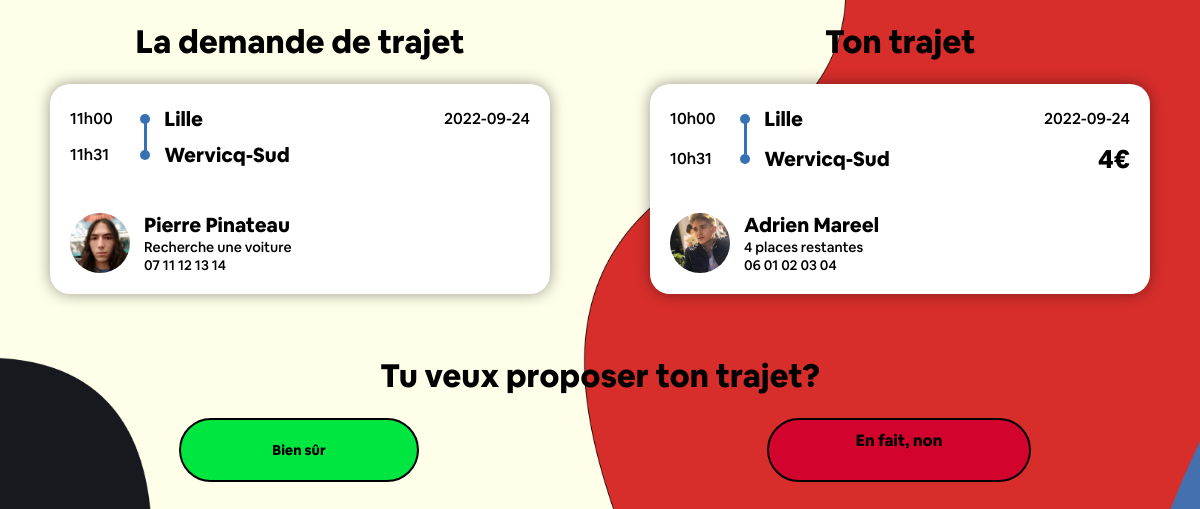
The page /html/proposition.php?typeTrajet=Aller&idTrajet=35 (signed in) on the database its author committed.
### tables this page shows
CREATE TABLE `trajet` (
  `IdTrajet` int(10) NOT NULL,
  `TypeTrajet` varchar(50) NOT NULL,
  `isDemande` tinyint(1) DEFAULT NULL,
  `Description` varchar(255) NOT NULL DEFAULT '',
  `LieuDepart` varchar(50) NOT NULL DEFAULT 'Wervicq-Sud',
  `AdresseDepart` varchar(150) NOT NULL DEFAULT '21 Rue de Linselles',
  `LongitudeDepart` float DEFAULT 3.1134,
  `LatitudeDepart` float NOT NULL DEFAULT 50.7364,
  `LieuArrivee` varchar(50) NOT NULL DEFAULT 'Wervicq-Sud',
  `AdresseArrivee` varchar(150) NOT NULL DEFAULT '21 Rue de Linselles',
  `LongitudeArrivee` float NOT NULL DEFAULT 3.1134,
  `LatitudeArrivee` float NOT NULL DEFAULT 50.7364,
  `DateDepart` date NOT NULL,
  `DateArrivee` date DEFAULT NULL,
  `HeureDepart` time(4) DEFAULT NULL,
  `HeureArrivee` time(4) DEFAULT NULL,
  `DateAjout` date NOT NULL,
  `NbPassagers` int(10) NOT NULL,
  `PlacesRestantes` int(10) NOT NULL DEFAULT 0,
  `Prix` int(10) NOT NULL DEFAULT 0,
  `DisplayTel` tinyint(1) DEFAULT NULL,
  `AnneeEdition` int(10) NOT NULL,
  `IdCompte` int(10) NOT NULL
);

CREATE TABLE `compte` (
  `IdCompte` int(10) NOT NULL,
  `Nom` varchar(40) DEFAULT NULL,
  `Prenom` varchar(40) DEFAULT NULL,
  `Email` varchar(50) DEFAULT NULL,
  `telephone` int(10) DEFAULT NULL,
  `motDePasse` varchar(255) DEFAULT NULL,
  `isAdmin` tinyint(1) NOT NULL DEFAULT 0,
  `PhotoProfil` mediumblob DEFAULT NULL,
  `Description` varchar(255) DEFAULT NULL,
  `isVerif` tinyint(1) NOT NULL DEFAULT 0,
  `DateCreation` timestamp NOT NULL DEFAULT current_timestamp(),
  `lien_verif_mail` varchar(255) NOT NULL,
  `date_verif_mail` timestamp NULL DEFAULT NULL,
  `token_reset_password` varchar(255) NOT NULL,
  `expiration_reset_password` varchar(250) NOT NULL
);

### html/proposition.php (the view, shortened to what this page needs)
<!DOCTYPE html>
<html>
<head>
	<link rel="stylesheet" type="text/css" href="../css/register.css">
	<link rel="stylesheet" type="text/css" href="../css/proposition.css">
</head>
<body>
	<?php
    include 'Connexion.php';
    if (isset($_POST["CompteId"]) && (isset($_SESSION['login']) && $_SESSION['login'] != '') && $_SESSION["role"] == 1) {
        $ismyaccount = 0;
        $idCompte = $_POST["CompteId"];
        $sql = "SELECT * FROM compte WHERE IdCompte='" . $idCompte . "'";
    } else {
        $mail = $_SESSION["mail"];
        $sql = "SELECT * FROM compte WHERE Email='" . $mail . "'";
    }
    $result = $conn->query($sql);
    if ($result->num_rows > 0) {
        $row = $result->fetch_assoc();
        $nom = $row["Nom"];
        $prenom = $row["Prenom"];
        $idCompte = $row["IdCompte"];
}
?>
<div class="main-bloc">
	<div class="suball">
		<div class="left-subbloc">
			<h1>La demande de trajet </h1>
			<div class="trajets" id="trajets">
				<?php
				$idTrajet = $_GET['idTrajet'];
				$typeTrajet = $_GET["typeTrajet"];
				$requete = "SELECT * FROM trajet WHERE IdTrajet = '$idTrajet' AND isDemande=1";
				$result = mysqli_query($conn,$requete);
		        while ($row = mysqli_fetch_assoc($result)) {
					$hourString1 = substr($row['HeureDepart'],0,2);
					$hourString2 = substr($row['HeureDepart'],3,2);
					$hourStringDeparture = $hourString1."h".$hourString2;
					$hourString3 = substr($row['HeureArrivee'],0,2);
					$hourString4 = substr($row['HeureArrivee'],3,2);
					$hourStringArrival = $hourString3."h".$hourString4;
					$idCompte2 = $row['IdCompte'];
					$requete2 = "SELECT * FROM compte WHERE IdCompte='$idCompte2'";
					$result2 = mysqli_query($conn,$requete2);
					$row2 = mysqli_fetch_assoc($result2);
					?>
					<div class="item">
						<div class="data-group">
							<span class="horaire">
								<?php echo $hourStringDeparture; ?>
							</span>
							<span class="place">
								<?php echo ($row['LieuDepart']); ?>
							</span>
							<span class="date">
								<?php echo ($row['DateDepart']); ?>
							</span>
						</div>
						<div class="data-group">
							<span class="horaire">
								<?php echo $hourStringArrival; ?>
							</span>
							<span class="place">
								<?php echo ($row['LieuArrivee']); ?>
							</span>
						</div>
						<div class="account-info">
							<img class="profile-picture" src="../images/PhotoProfil/<?php if ($row2['PhotoProfil'] != NULL) {
								echo $row2['PhotoProfil'];
								} else {
									echo "defaultpp.jpg";
								} ?>">
								<div class="profile-info">
									<span class="name"><?php echo $row2['Prenom']." ".$row2['Nom']?></span>
									<div class="available">
										<?php
										$value = $row['PlacesRestantes'];
										if($row["isDemande"]==1){ echo "Recherche une voiture";}
										else if($value == 1){ echo $value." place restante";}
										else echo $value." places restantes";
										?>
									</div>
									<div class="available" id="placesRestantes">
                                    <span id="DisplayTel">
									<?php
										if($row["DisplayTel"]==1)echo implode(" ", str_split("0".$row2["telephone"], 2));
									?>
                                    </span>
								</div>
								</div>
							</div>
						<?php } ?>
					</div>
				</div>
			</div>
			<div class="right-subbloc">
				<h1> Ton trajet </h1>
				<div class="trajets" id="trajets">
					<?php
					$requete = "SELECT * FROM trajet WHERE isDemande=0 AND TypeTrajet='$typeTrajet' AND IdCompte='".$idCompte."'";
					$result = mysqli_query($conn,$requete);
					while ($row = mysqli_fetch_assoc($result)) {
						$hourString1 = substr($row['HeureDepart'],0,2);
						$hourString2 = substr($row['HeureDepart'],3,2);
						$hourStringDeparture = $hourString1."h".$hourString2;
						$hourString3 = substr($row['HeureArrivee'],0,2);
						$hourString4 = substr($row['HeureArrivee'],3,2);
						$hourStringArrival = $hourString3."h".$hourString4;
						$requete2 = "SELECT * FROM compte WHERE IdCompte='$idCompte'";
						$result2 = mysqli_query($conn,$requete2);
						$row2 = mysqli_fetch_assoc($result2);
						?>
						<div class="item">
							<div class="data-group">
								<span class="horaire">
									<?php echo $hourStringDeparture; ?>
								</span>
								<span class="place">
									<?php echo ($row['LieuDepart']); ?>
								</span>
								<span class="date">
									<?php echo ($row['DateDepart']); ?>
								</span>
							</div>
							<div class="data-group">
								<span class="horaire">
									<?php echo $hourStringArrival; ?>
								</span>
								<span class="place">
									<?php echo ($row['LieuArrivee']); ?>
								</span>
								<span class="price">
									<?php echo $row['Prix']; ?>€
								</span>
							</div>
							<div class="account-info">
								<img class="profile-picture" src="../images/PhotoProfil/<?php if ($row2['PhotoProfil'] != NULL) {
									echo $row2['PhotoProfil'];
									} else {
										echo "defaultpp.jpg";
									} ?>">
									<div class="profile-info">
										<span id="driverName" class="name"><?php echo $prenom." ".$nom?></span>
										<div class="available">
											<?php
											$value = $row['PlacesRestantes'];
											if($value == 1) echo $value." place restante";
											else echo $value." places restantes";
											?>
										</div>
										<div class="available" id="placesRestantes">
                                    <span id="DisplayTel">
									<?php
										if($row["DisplayTel"]==1)echo implode(" ", str_split("0".$row2["telephone"], 2));
									?>
                                    </span>
								</div>
									</div>
								</div>
							<?php } ?>
						</div>
					</div>
				</div>
			</div>
			<div class="question">
				<h1>Tu veux proposer ton trajet?</h1>
			</div>
			<form action="propositionAction.php" method="post">
				<input type="submit"  value="Bien sûr" class="accept">
				<a href="TousLesTrajets.php" class="decline" >En fait, non</a>
			</form>
		</div>
	</body>
	</html>

### css/register.css (style rules this page uses)
body { margin: 0; background-image: url("../images/bg9.png"); background-size: 100%; background-attachment: fixed; box-sizing: inherit; }
body { font-family: "Cereal"; font-style: bold; }
input { outline: none; border: 1px solid #ccc; border-radius: 5px; padding: 6px 10px; height: 20px; font-size: 14px; font-family: 'Cereal' !important; }
.item { display: flex; flex-direction: column; margin: 5px; }

### css/proposition.css (style rules this page uses)
body { font-family: Cereal; background-image: url(../images/bg.png); background-size: cover; overflow-x: hidden; }
h1 { text-align: center; font-family:Cereal; }
.item { width: 40vw; height: 190px; border-radius: 20px; background: white; margin: 20px auto 40px auto; padding: 10px; -webkit-box-shadow: 0px 0px 15px 0px rgba(0,0,0,0.4); box-shadow: 0px 0px 15px 0px rgba(0,0,0,0.4); transition: -webkit-box-shadow 1s; position: relative; }
.data-group { width: 100%; display: flex; align-items: center; margin-left: 10px; margin-top: 10px; position: relative; top: -30px; }
.item::before { content: ''; display: block; background-color: #3671B3; width: 3px; height: 32px; position: relative; top: 28px; left: 83.5px; }
.horaire { font-weight: 300; margin-right: 30px; min-width: 50px; }
.place { font-weight: 600; font-size: 20px; width: 50vw; }
.place::before { content: ''; background-color: #3671B3; width: 10px; height: 10px; position: relative; display: inline-block; border-radius: 50%; top: -2px; left: -10px; }
.date { text-align: right; margin-right: 20px; width: 200px; }
.price { color: black; font-size: 26px; font-weight: 700; text-align: right; width: 100%; margin-right: 20px; }
.account-info { width: 93%; display: flex; align-items: center; margin-left: 40px; margin-right: 20px; position: absolute; left: -20px; bottom: 20px; }
.profile-info { width: 20vw; margin-left: 3%; }
.account-info img { width: 60px; height: 60px; border-radius: 50%; object-fit: cover; }
.account-info .name { font-size: 20px; font-weight: 700; }
.available { font-size: 14px; font-weight: 300; }
.main-bloc { display: flex; flex-direction: column; justify-content: space-around; }
.suball { display: flex; justify-content: space-around; }
.main-bloc .accept { background-color: #00e640; text-decoration: none; color: black; text-align: center; padding: 10px; margin-left: 10px; border-radius: 500px; font-weight: 700; height: 8vh; width: 20vw; -webkit-transition: all 0.5s ease-in-out; border: solid 2px black; }
.main-bloc .decline { background-color: #D2042D; text-decoration: none; text-align: center; padding: 10px; margin-left: 10px; border-radius: 500px; font-weight: 700; width: 20vw; -webkit-transition: all 0.5s ease-in-out; border: solid 2px black; }
form { text-align: center; display: flex; justify-content: space-around; }
a { text-decoration: none; color: black; }

### rows shown on the page
trajet: HeureDepart "11h00", LieuDepart "Lille", DateDepart "2022-09-24", HeureArrivee "11h31", LieuArrivee "Wervicq-Sud", IdCompte.PhotoProfil (picture), IdCompte.Prenom "Pierre", IdCompte.Nom "Pinateau", isDemande "Recherche une voiture", IdCompte.telephone "07 11 12 13 14"
trajet: HeureDepart "10h00", LieuDepart "Lille", DateDepart "2022-09-24", HeureArrivee "10h31", LieuArrivee "Wervicq-Sud", Prix "4", IdCompte.PhotoProfil (picture), IdCompte.Prenom "Adrien", IdCompte.Nom "Mareel", PlacesRestantes "4", IdCompte.telephone "06 01 02 03 04"
